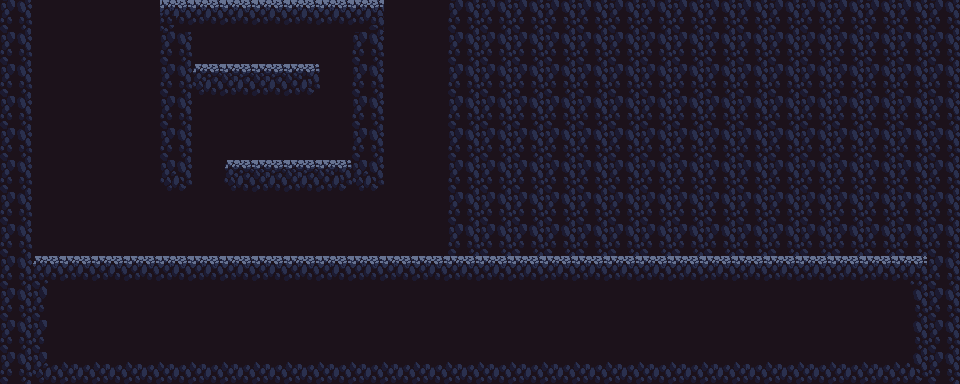

Tiled map render using the project's own tile images. Description and the whole map definition, tile-layer contents included, below:
An orthogonal 30x12 tile map with 32x32 px tiles, 3 tile layers (env, floor, items), 8 tilesets and 7 objects (2x coin, 2x trap_spikes, revivePoint, door, hero).

<map version="1.0" tiledversion="1.1.4" orientation="orthogonal" renderorder="right-down" width="30" height="12" tilewidth="32" tileheight="32" infinite="0" nextobjectid="286">
 <tileset firstgid="1" source="TileSet.tsx" />
 <tileset firstgid="46" source="ladderSprites.tsx" />
 <tileset firstgid="62" source="spike.tsx" />
 <tileset firstgid="66" source="pointerslist.tsx" />
 <tileset firstgid="74" source="small_mush.tsx" />
 <tileset firstgid="82" name="boxlist" tilewidth="32" tileheight="32" tilecount="8" columns="8">
  <image source="boxlist.png" width="256" height="32" />
  <tile id="0">
   <properties>
    <property name="kind" value="Box" />
    <property name="prefab" value="box1" />
   </properties>
  </tile>
  <tile id="4">
   <properties>
    <property name="kind" value="Box" />
    <property name="prefab" value="box2" />
   </properties>
  </tile>
 </tileset>
 <tileset firstgid="90" source="mushlist.tsx" />
 <tileset firstgid="96" source="foodsprites.tsx" />
 <layer name="env" width="30" height="12">
  <data encoding="csv">
11,11,11,11,11,11,11,11,11,11,11,11,11,11,11,11,11,11,11,11,11,11,11,11,11,11,11,11,11,11,
11,11,11,11,11,11,11,11,11,11,11,11,11,11,11,11,11,11,11,11,11,11,11,11,11,11,11,11,11,11,
11,11,11,11,11,11,11,11,11,11,11,11,11,11,11,11,11,11,11,11,11,11,11,11,11,11,11,11,11,11,
11,11,11,11,11,11,11,11,11,11,11,11,11,11,11,11,11,11,11,11,11,11,11,11,11,11,11,11,11,11,
11,11,11,11,11,11,11,11,11,11,11,11,11,11,11,11,11,11,11,11,11,11,11,11,11,11,11,11,11,11,
11,11,11,11,11,11,11,11,11,11,11,11,11,11,11,11,11,11,11,11,11,11,11,11,11,11,11,11,11,11,
11,11,11,11,11,11,11,11,11,11,11,11,11,11,11,11,11,11,11,11,11,11,11,11,11,11,11,11,11,11,
11,11,11,11,11,11,11,11,11,11,11,11,11,11,11,11,11,11,11,11,11,11,11,11,11,11,11,11,11,11,
11,11,11,11,11,11,11,11,11,11,11,11,11,11,11,11,11,11,11,11,11,11,11,11,11,11,11,11,11,11,
11,11,11,11,11,11,11,11,11,11,11,11,11,11,11,11,11,11,11,11,11,11,11,11,11,11,11,11,11,11,
11,11,11,11,11,11,11,11,11,11,11,11,11,11,11,11,11,11,11,11,11,11,11,11,11,11,11,11,11,11,
11,11,11,11,11,11,11,11,11,11,11,11,11,11,11,11,11,11,11,11,11,11,11,11,11,11,11,11,11,11
</data>
 </layer>
 <layer name="floor" width="30" height="12">
  <data encoding="csv">
13,0,0,0,0,41,2,2,2,2,2,42,0,0,13,13,13,13,13,13,13,13,13,13,13,13,13,13,13,13,
13,0,0,0,0,13,0,0,0,0,0,13,0,0,13,13,13,13,13,13,13,13,13,13,13,13,13,13,13,13,
13,0,0,0,0,13,28,29,29,30,0,13,0,0,13,13,13,13,13,13,13,13,13,13,13,13,13,13,13,13,
13,0,0,0,0,13,0,0,0,0,0,13,0,0,13,13,13,13,13,13,13,13,13,13,13,13,13,13,13,13,
13,0,0,0,0,13,0,0,0,0,0,13,0,0,13,13,13,13,13,13,13,13,13,13,13,13,13,13,13,13,
13,0,0,0,0,22,0,28,29,29,30,22,0,0,13,13,13,13,13,13,13,13,13,13,13,13,13,13,13,13,
13,0,0,0,0,0,0,0,0,0,0,0,0,0,13,13,13,13,13,13,13,13,13,13,13,13,13,13,13,13,
13,0,0,0,0,0,0,0,0,0,0,0,0,0,13,13,13,13,13,13,13,13,13,13,13,13,13,13,13,13,
13,1,2,2,2,2,2,2,2,2,2,2,2,2,2,2,2,2,2,2,2,2,2,2,2,2,2,2,3,13,
13,10,0,0,0,0,0,0,0,0,0,0,0,0,0,0,0,0,0,0,0,0,0,0,0,0,0,0,12,13,
13,10,0,0,0,0,0,0,0,0,0,0,0,0,0,0,0,0,0,0,0,0,0,0,0,0,0,0,12,13,
13,19,20,20,20,20,20,20,20,20,20,20,20,20,20,20,20,20,20,20,20,20,20,20,20,20,20,20,21,13
</data>
 </layer>
 <layer name="items" width="30" height="12">
  <data encoding="csv">
0,0,0,0,0,0,0,0,0,0,0,0,0,0,0,0,0,0,0,0,0,0,0,0,0,0,0,0,0,0,
0,0,0,0,0,0,0,0,0,0,0,0,0,0,0,0,0,0,0,0,0,0,0,0,0,0,0,0,0,0,
0,0,0,0,0,0,0,0,0,0,0,0,0,0,0,0,0,0,0,0,0,0,0,0,0,0,0,0,0,0,
0,0,0,0,0,0,0,0,0,0,0,0,0,0,0,0,0,0,0,0,0,0,0,0,0,0,0,0,0,0,
0,0,0,0,0,0,0,0,0,0,0,0,0,0,0,0,0,0,0,0,0,0,0,0,0,0,0,0,0,0,
0,0,0,0,0,0,0,0,0,0,0,0,0,0,0,0,0,0,0,0,0,0,0,0,0,0,0,0,0,0,
0,0,0,0,0,0,0,0,0,0,0,0,0,0,0,0,0,0,0,0,0,0,0,0,0,0,0,0,0,0,
0,0,0,0,0,0,0,0,0,0,0,0,0,0,0,0,0,0,0,0,0,0,0,0,0,0,0,0,0,0,
0,0,0,0,0,0,0,0,0,0,0,0,0,0,0,0,0,0,0,0,0,0,0,0,0,0,0,0,0,0,
0,0,0,0,0,0,0,0,0,0,0,0,0,0,0,0,0,0,0,0,0,0,0,0,0,0,0,0,0,0,
0,0,0,0,0,0,0,0,0,0,0,0,0,0,0,0,0,0,0,0,0,0,0,0,0,0,0,0,0,0,
0,0,0,0,0,0,0,0,0,0,0,0,0,0,0,0,0,0,0,0,0,0,0,0,0,0,0,0,0,0
</data>
 </layer>
 <objectgroup name="obj">
  <object id="278" name="revivePoint" x="48.2063" y="256.08">
   <properties>
    <property name="kind" value="revivePoint" />
    <property name="prefab" value="revivepoint" />
   </properties>
  </object>
  <object id="280" name="coin" x="239" y="141">
   <properties>
    <property name="id" value="10000101" />
    <property name="kind" value="coin" />
    <property name="num" type="int" value="4" />
    <property name="px" type="int" value="30" />
    <property name="py" type="int" value="0" />
    <property name="rot" value="0" />
    <property name="shape" value="line" />
   </properties>
   <ellipse />
  </object>
  <object id="281" name="coin" x="207" y="48">
   <properties>
    <property name="id" value="10000101" />
    <property name="kind" value="coin" />
    <property name="num" type="int" value="3" />
    <property name="px" type="int" value="30" />
    <property name="py" type="int" value="0" />
    <property name="rot" value="0" />
    <property name="shape" value="line" />
   </properties>
   <ellipse />
  </object>
  <object id="282" name="trap_spikes" x="288.17" y="64.3048" width="20.1596" height="16.8905">
   <properties>
    <property name="kind" value="trap" />
    <property name="prefab" value="spikes" />
   </properties>
  </object>
  <object id="283" name="trap_spikes" x="320.67" y="160.055" width="20.1596" height="16.8905">
   <properties>
    <property name="kind" value="trap" />
    <property name="prefab" value="spikes" />
   </properties>
  </object>
  <object id="285" name="door" x="418" y="230.171">
   <properties>
    <property name="kind" value="Door" />
    <property name="prefab" value="portal" />
    <property name="target" value="" />
   </properties>
  </object>
 </objectgroup>
 <objectgroup name="born">
  <object id="219" name="hero" x="60.2256" y="155.982" width="10.1457" height="9.7851">
   <properties>
    <property name="kind" value="hero" />
   </properties>
  </object>
 </objectgroup>
</map>